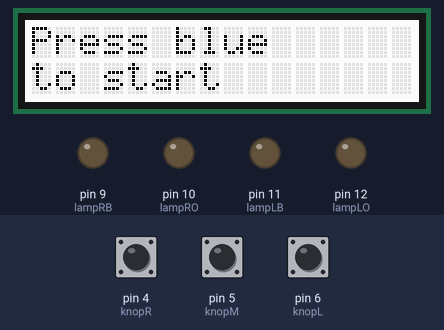
Bench run of a sketch on a simulated Arduino Uno, built with avr-gcc and run on an emulated ATmega328P. Shown: 16×2 character LCD, output pins drawn as LEDs (lit = HIGH). The inputs (shaded band) are chosen by the test bench; at power-on: pin 5 (knopM) LOW, pin 4 (knopR) LOW, pin 6 (knopL) LOW. Random numbers use the default seed unless the sketch sets one.

Above: at 1.2 s.
1.3 s: pin 5 (knopM) pulled HIGH for 0.15 s
At 2.5 s:
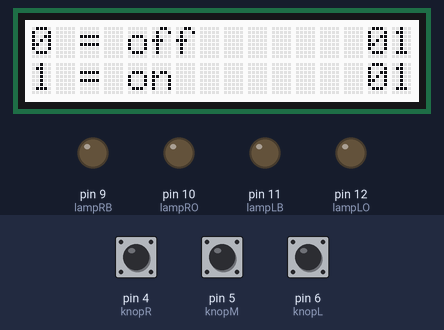
2.9 s: pin 4 (knopR) pulled HIGH for 0.15 s
At 3.3 s:
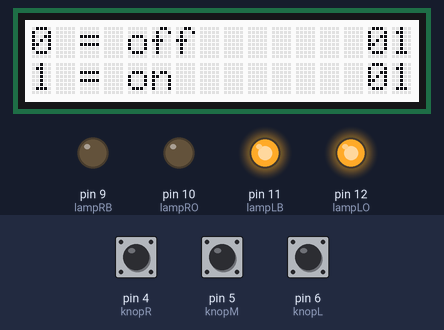
4.5 s: pin 6 (knopL) pulled HIGH for 0.15 s
At 5.7 s:
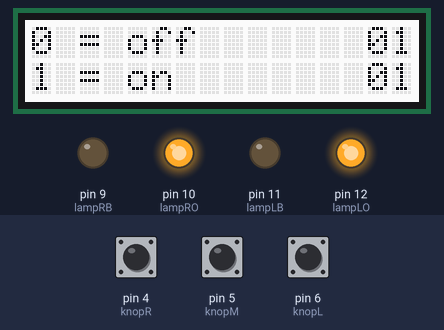
6.1 s: pin 5 (knopM) pulled HIGH for 1 s
At 7.4 s:
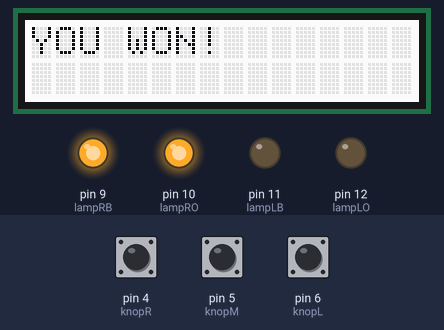
Timing chart, 0 to 12.6 s (numbered marks = the images above; inputs shaded):
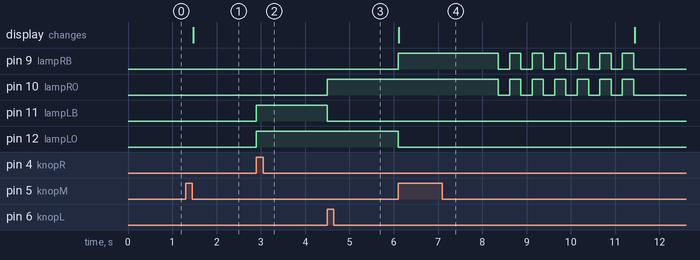

Measured:
- after the input at 1.3 s, the display: changes after 0.17 s (image 1)
- after the input at 2.9 s, pin 11 (lampLB), pin 12 (lampLO): LOW → HIGH at once
- after the input at 4.5 s, pin 10 (lampRO): LOW → HIGH at once; pin 11 (lampLB): HIGH → LOW at once
- after the input at 6.1 s, pin 9 (lampRB): LOW → HIGH at once, then repeats every 0.51 s: LOW 0.25 s, HIGH 0.25 s, until it stays LOW from 11.4 s; pin 10 (lampRO): alternates HIGH for 0.25 s and LOW for 0.25 s, 13 changes in all, then stays LOW, starting after 2.3 s; pin 12 (lampLO): HIGH → LOW at once; the display: changes at once (image 4)

The sketch:

game-opdracht.ino
```cpp
#include <Wire.h>
#include "rgb_lcd.h"

rgb_lcd lcd;

const int START = 0;
const int PRIME = 1;
const int SPELEN = 2;
const int KLAAR = 3;

const int INACTIEF = 0;
const int ACTIEF = 1;

const int UIT = 0;
const int AAN = 1;

unsigned long timer = 0;


int knopLState;
int knopMState;
int knopRState;

int gameState;
int lampState;
int toggleState;
int knipperState;

int winState[4];
int winStateRand;

int counter;

int knopL = 6;
int knopM = 5;
int knopR = 4;

int lampLB = 11;
int lampRB = 9;
int lampLO = 12;
int lampRO = 10;


void setup()
{
Serial.begin(9600);

  lcd.begin(16, 2);

  knopLState = INACTIEF;
  knopMState = INACTIEF;
  knopRState = INACTIEF;

  gameState = START;
  lampState = INACTIEF;
  toggleState = ACTIEF;
  knipperState = INACTIEF;

  counter = 0;

  pinMode(knopL, INPUT);
  pinMode(knopM, INPUT);
  pinMode(knopR, INPUT);

  pinMode(lampLB, OUTPUT);
  pinMode(lampRB, OUTPUT);
  pinMode(lampLO, OUTPUT);
  pinMode(lampRO, OUTPUT);
}


void toggleLamp(bool boolLampLB, bool boolLampRB, bool boolLampLO, bool boolLampRO)
{
  if (boolLampLB == AAN)
  {
    if (digitalRead(lampLB) == LOW)
    {
      digitalWrite(lampLB, HIGH);
    }
    else if (digitalRead(lampLB) == HIGH)
    {
      digitalWrite(lampLB, LOW);
    }
  }

  if (boolLampRB == AAN)
  {
    if (digitalRead(lampRB) == LOW)
    {
      digitalWrite(lampRB, HIGH);
    }
    else if (digitalRead(lampRB) == HIGH)
    {
      digitalWrite(lampRB, LOW);
    }
  }

  if (boolLampLO == AAN)
  {
    if (digitalRead(lampLO) == LOW)
    {
      digitalWrite(lampLO, HIGH);
    }
    else if (digitalRead(lampLO) == HIGH)
    {
      digitalWrite(lampLO, LOW);
    }
  }

  if (boolLampRO == AAN)
  {
    if (digitalRead(lampRO) == LOW)
    {
      digitalWrite(lampRO, HIGH);
    }
      else if (digitalRead(lampRO) == HIGH)
    {
      digitalWrite(lampRO, LOW);
    }
  }
}


void loop()
{
  if (gameState == START)
  {
    lcd.setCursor(0, 0);
    lcd.print("Press blue");
    lcd.setCursor(0, 1);
    lcd.print("to start");

    winStateRand = rand() % 7;

    switch(winStateRand)
    {
      case 0:
        winState[0] = AAN;
        winState[1] = AAN;
        winState[2] = UIT;
        winState[3] = UIT;
        break;
      case 1:
        winState[0] = AAN;
        winState[1] = UIT;
        winState[2] = AAN;
        winState[3] = UIT;
        break;
      case 2:
        winState[0] = AAN;
        winState[1] = UIT;
        winState[2] = UIT;
        winState[3] = AAN;
        break;
      case 3:
        winState[0] = AAN;
        winState[1] = AAN;
        winState[2] = AAN;
        winState[3] = AAN;
        break;
      case 4:
        winState[0] = UIT;
        winState[1] = AAN;
        winState[2] = UIT;
        winState[3] = AAN;
        break;
      case 5:
        winState[0] = UIT;
        winState[1] = UIT;
        winState[2] = AAN;
        winState[3] = AAN;
        break;
      case 6:
        winState[0] = UIT;
        winState[1] = AAN;
        winState[2] = AAN;
        winState[3] = UIT;
        break;
    }

    if (digitalRead(knopM) == HIGH)
    {
      gameState = PRIME;
    }
  }


  if (gameState == PRIME)
  {
    if (digitalRead(knopM) == LOW)
    {
      gameState = SPELEN;
      lcd.clear();

      lcd.setCursor(0,0);
      lcd.print("0 = off");

      lcd.setCursor(0,1);
      lcd.print("1 = on");

      lcd.setCursor(14,0);
      lcd.print(winState[0]);

      lcd.setCursor(15,0);
      lcd.print(winState[1]);

      lcd.setCursor(14,1);
      lcd.print(winState[2]);

      lcd.setCursor(15,1);
      lcd.print(winState[3]);
    }
  }


  if (gameState == SPELEN)
  {
    if (knopLState == INACTIEF)
    {
      if (digitalRead(knopL) == HIGH && toggleState == ACTIEF)
      {
        knopLState = ACTIEF;
        lampState = ACTIEF;
      }
    }

    if (knopLState == ACTIEF)
    {
      if (digitalRead(knopL) == LOW)
      {
        knopLState = INACTIEF;
        toggleState = ACTIEF;
      }
    }


    if (knopMState == INACTIEF)
    {
      if (digitalRead(knopM) == HIGH && toggleState == ACTIEF)
      {
        knopMState = ACTIEF;
        lampState = ACTIEF;
      }
    }

    if (knopMState == ACTIEF)
    {
      if (digitalRead(knopM) == LOW)
      {
        knopMState = INACTIEF;
        toggleState = ACTIEF;
      }
    }


    if (knopRState == INACTIEF)
    {
      if (digitalRead(knopR) == HIGH && toggleState == ACTIEF)
      {
        knopRState = ACTIEF;
        lampState = ACTIEF;
      }
    }

    if (knopRState == ACTIEF)
    {
      if (digitalRead(knopR) == LOW)
      {
        knopRState = INACTIEF;
        toggleState = ACTIEF;
      }
    }


    if (knopLState == ACTIEF)
    {
      if (lampState == ACTIEF)
      {
        toggleLamp(AAN, UIT, UIT, AAN);
        lampState = INACTIEF;
        toggleState = INACTIEF;
      }
    }


    // Togglet lamp RB & lamp LO
    if (knopMState == ACTIEF)
    {
      if (lampState == ACTIEF)
      {
        toggleLamp(UIT, AAN, AAN, UIT);
        lampState = INACTIEF;
        toggleState = INACTIEF;
      }
    }


    if (knopRState == ACTIEF)
    {
      if (lampState == ACTIEF)
      {
        toggleLamp(AAN, UIT, AAN, UIT);
        lampState = INACTIEF;
        toggleState = INACTIEF;
      }
    }


    if (digitalRead(lampLB) == winState[0] && digitalRead(lampRB) == winState[1] && digitalRead(lampLO) == winState[2] && digitalRead(lampRO) == winState[3])
    {
      lcd.clear();
      gameState = KLAAR;
      timer = millis();
    }
  }


  if (gameState == KLAAR)
  {
    lcd.setCursor(0, 0);
    lcd.print("YOU WON!");


    if (millis() - timer >= 250 && counter >= 12)
    {
      digitalWrite(lampLO, LOW);
      digitalWrite(lampLB, LOW);
      digitalWrite(lampRO, LOW);
      digitalWrite(lampRB, LOW);

      counter = 0;
      knipperState = INACTIEF;

      gameState = START;
      lcd.clear();
    }

    if (millis() - timer >= 2000)
    {
      knipperState = ACTIEF;
      timer = millis();
    }

    if (millis() - timer >= 250 && knipperState == ACTIEF)
    {
      toggleLamp(winState[0], winState[1], winState[2], winState[3]);
      timer = millis();
      counter++;
    }
  }
}
```
